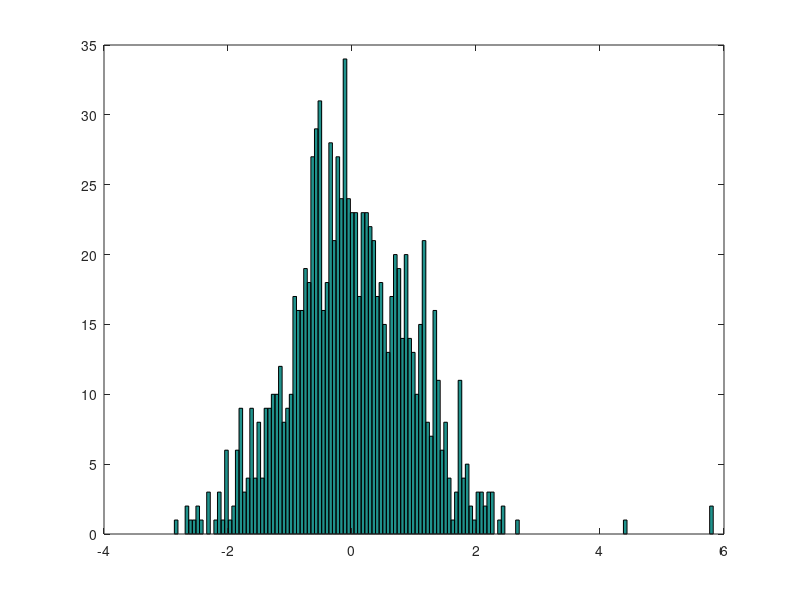
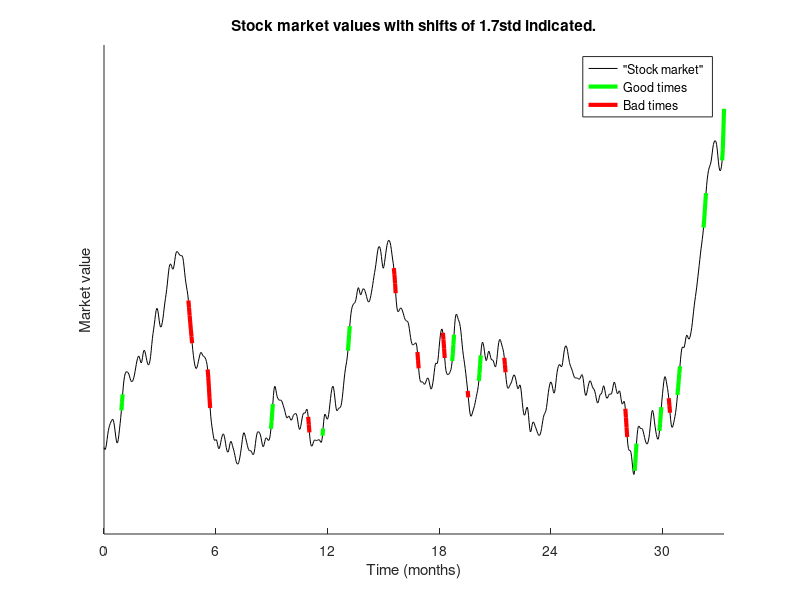

The MATLAB script that drew these images, in order:
%%
%     COURSE: Master MATLAB through guided problem-solving
%    SECTION: Segmentation
%      VIDEO: Derivative-based time series segmentation
% Instructor: mikexcohen.com
%
%%

% random smooth time series
N = 1000; % days
tv = (0:N-1)/30;
gwin = exp( -zscore(tv).^2/.0001 );

% "stock market": smoothed noise plus linear trend
signal = conv(cumsum(randn(N,1)),gwin,'same') + linspace(-100,100,N)';


% compute derivative
signalD = diff(signal); %the discrete version of the derivative is the difference , it will be of length N-1
signalD(N) = signalD(end); 


% pick some threshold based on normalized derivative
figure(1), clf
hist(zscore(signalD),150) ;% we have the zscore because we want to derive the threshold from the distribution rather than 
%a certain numberical value 

% select threshold (standard deviation units)
zthresh = 1.7 % visual inspection 

% find extreme derivative points up and down
deriv_hi = find(zscore(signalD) > zthresh) ; %without find it will give us a boolean. 'find function' gets the actual values
deriv_lo = find(zscore(signalD) < -zthresh) ;

% create new time series of NaN's with selected time points
jumpUp = nan(N,1);
jumpUp(deriv_hi) = signal(deriv_hi);


jumpDn = nan(N,1);
jumpDn(deriv_lo) = signal(deriv_lo);



% plot
figure(2), clf, hold on
plot(tv,signal,'k')
plot(tv,jumpUp,'g','linew',3)
plot(tv,jumpDn,'r','linew',3)

set(gca,'xlim',tv([1 end]),'xtick',0:6:max(tv),'ytick',[])
legend({'"Stock market"';'Good times';'Bad times'})
xlabel('Time (months)'), ylabel('Market value')
title([ 'Stock market values with shifts of ' num2str(zthresh) 'std indicated.' ])

zoom on


%%
